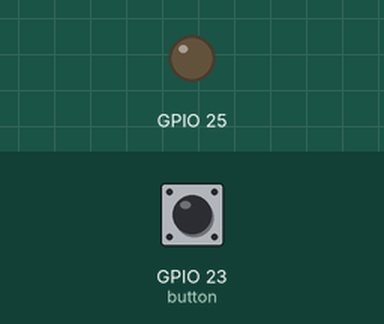
Simulated run of this sketch. Board: ESP32. Parts: output pins drawn as LEDs (lit = HIGH). The test bench sets the inputs (shaded band); at power-on: GPIO 23 (button) HIGH. What the sketch prints to the serial monitor is not drawn.

Above: at 1.2 s.
1.3 s: GPIO 23 (button) pulled LOW for 3.2 s
At 3.5 s:
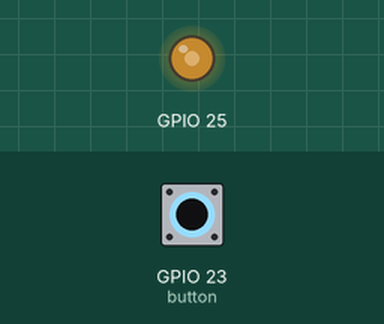
7.5 s: GPIO 23 (button) pulled LOW for 0.15 s
At 10.2 s:
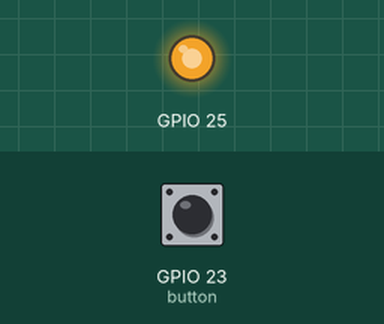
10.6 s: GPIO 23 (button) pulled LOW for 3.2 s
Timing chart, 0 to 31.8 s (numbered marks = the images above; inputs shaded):
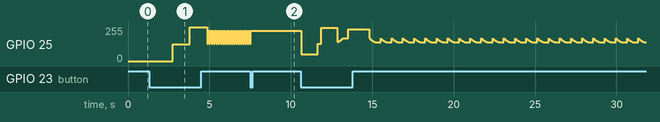

The sketch:

esp32Functions.ino
```cpp
// Autor: Eric Hernandez
// Proyect:  Basic functions generator.

 int a=0;
 float y = 0;
 const int touchPin = 32;
 int touchValue = 0;
 int counter = 0;
 int button=23;

void setup() {
  Serial.begin(115200);
  pinMode(23, INPUT);
}

void loop() {
 if(digitalRead(button) == 0 ){
    delay(1000);
    counter = counter + 1;
 }
 switch(counter){
  case 1: senosoidal(); break;
  case 2: dienteSierra(); break;
  case 3: cuadrada(); break;
  case 4: triangular(); break;
  case 5: trenPulso(); break;
  case 6: exponencialCreciente(); break;
  case 7: exponencialDecreciente(); break;
  case 8: sinAmortiguadaExpCreciente(); break;
  case 9: sinAmortiguadaExpDecreciente(); break;
  case 10: oneRead(); break;
  case 11: twoRead(); break;
  default: counter = 0; break;
 }
}

//LOGIC EXTRACT HEAVISIDE IN MATLAB.
int heaviside( float x ){
  if(x<0){
    return 0;
   }else{
    return 1;
   }
  }

//SINUS FUNCTION
void senosoidal(){
  for(int t=0;t<720;t++){
    dacWrite(25, int(128 + 127 *(sin(t*PI)) ));
    Serial.println(128+127*(sin(t*PI/180)));
    }
  }

//SAWTOOTH FUNCTION
 void dienteSierra(){
  while(a<256){
    dacWrite(25, int(128 + a));
    Serial.println(128+a);
    a++;
    }
    a=0;
  }

//SQUARE FUNCTION
void cuadrada(){
  for(int t=-100;t<100;t++){
  y= heaviside(t);
  dacWrite(25, int(128 + 100 *(y) ));
  Serial.println(128+100*(y));
  }
}

//TRIANGULAR FUNCTION
void triangular(){
  while(a<160){
    dacWrite(25, (50 + a));
    Serial.println(50+a);
    a++;
  }
  do{
    a--;
    dacWrite(25, int(50 + a));
    Serial.println(50+a);
    } while(a>1);
  }

//PULSE TRAIN FUNCTION
void trenPulso(){
  for(int t=-300;t<1;t++){
  y= heaviside(t);
  dacWrite(25, int(128 + 120 *(y)));
  Serial.println(128+120*(y));
  }
}

//DECREASING EXPONENTIAL FUNCTION
void exponencialDecreciente(){
  for(float t=0;t<10; t=t+0.01){
    y=exp(-0.2*t);
    dacWrite(25, int(128 + 100 *(y)));
    Serial.println(128 + 100 *(y));
  }
}

//GROWING EXPONENTIAL FUNCTION
void exponencialCreciente(){
  for(float t=0;t<10; t=t+0.01){
    y=exp(0.2*t);
    dacWrite(25, int(128 + 15 *(y)));
    Serial.println(128 + 15 *(y));
  }
}

//EXPONENTIALLY DECREASED SHAMPED SENOSOIDAL
void sinAmortiguadaExpCreciente() {
  for(float t=-10;t<10; t=t+0.01){
    y=sin(t*2)*exp(-0.2*t);
    dacWrite(25, int(128 + 10 *(y)));
    Serial.println(128 + 10 *(y));
  }
}

//EXPONENTIALLY GROWING AMENTIOUS SENOSOIDAL
void sinAmortiguadaExpDecreciente() {
  for(float t=-10;t<10; t=t+0.01){
    y=sin(2*t)*exp(0.2*t);
    dacWrite(25, int(128 + 10 *(y)));
    Serial.println(128 + 10 *(y));
  }
}

//COMPOSITE FUNCTION 1
void oneRead(){
  for(float t=-10;t<10; t=t+0.01){
    y=(128+127*((heaviside(t+9))-(heaviside(t+7)))-(((-2/3*t)-(14/3))*((heaviside(t+7))-(heaviside(t+4))))-(((5/2*t)+8)*((heaviside(t+4))-(heaviside(t+2))))-((heaviside(t+2))-(heaviside(t+1))) -(sin((PI/2)*t)*((heaviside(t))-(heaviside(t-4))))+(sin(PI*t)*((heaviside(t-4))-(heaviside(t-8))))+(-3*((heaviside(t-8))-(heaviside(t-9)))));
    dacWrite(25, int(128 + 60 *(y)));
    Serial.println(128 + 60 *(y));
  }
}

//COMPOSITE FUNCTION 2
void twoRead(){
  for(float t=-10;t<10; t=t+0.01){
    y = -((heaviside(t+5))-(heaviside(t+4)))-(2*((heaviside(t+4))-(heaviside(t+3))))+(((4*t)+10)*((heaviside(t+3)-(heaviside(t+2)))))-((t)*((heaviside(t+2)-(heaviside(t)))))+((2*sin(PI*t))*((heaviside(t)-(heaviside(t-2)))))+((2*sin(2*PI*t))*((heaviside(t-2)-(heaviside(t-4)))))+2*(((heaviside(t-5)-(heaviside(t-10)))));
    dacWrite(25, int(128 + 60 *(y)));
    Serial.println(128 + 60 *(y));
  }
}
```

Measured:
- after the input at 7.5 s, GPIO 25: goes on until 7.5 s, then stays 228/255
